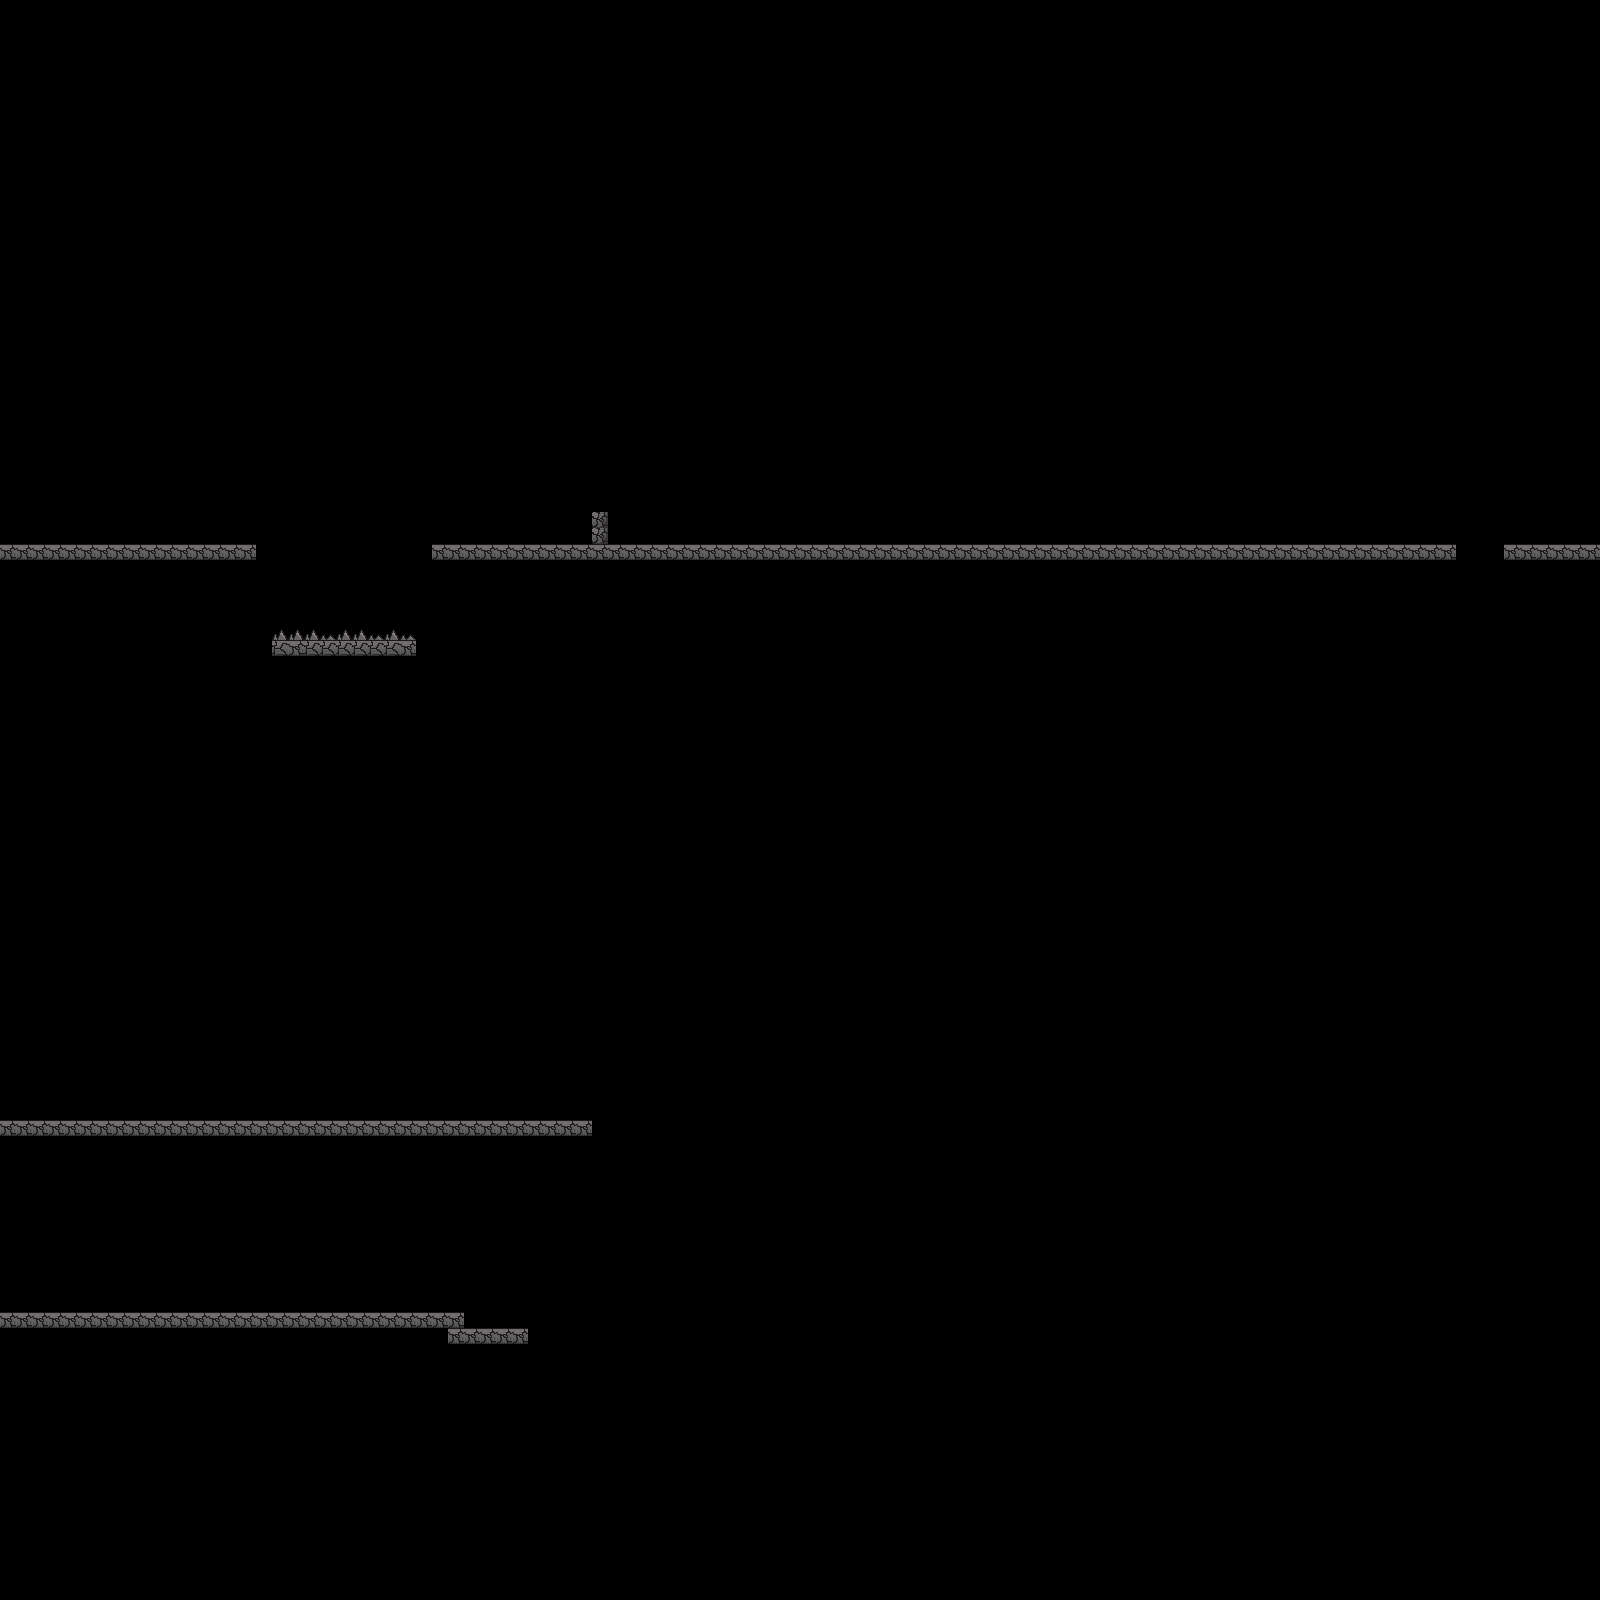

This is a level from a 2D game, rendered from its Tiled map with the project's own tilesets. A one-line summary and the map file follow, with tile-layer data summarised:
An orthogonal 100x100 tile map with 16x16 px tiles, 4 tile layers (background, backgroundPar, background3, midleground) and 23 objects (7x creatureObj, 7x dynamicObj, 5x floor, 3x staticObj, wall).

<map version="1.5" tiledversion="1.7.0" orientation="orthogonal" renderorder="right-down" width="100" height="100" tilewidth="16" tileheight="16" infinite="0" nextlayerid="6" nextobjectid="46">
 <tileset firstgid="1" source="tilesetMidlegr.tsx" />
 <layer id="5" name="background" width="100" height="100">
  <data>[10000 cells, 0 non-empty, 0 distinct tile ids]</data>
 </layer>
 <layer id="3" name="backgroundPar" width="100" height="100">
  <data>[10000 cells, 0 non-empty, 0 distinct tile ids]</data>
 </layer>
 <layer id="4" name="background3" width="100" height="100">
  <data>[10000 cells, 0 non-empty, 0 distinct tile ids]</data>
 </layer>
 <layer id="1" name="midleground" width="100" height="100">
  <data>[10000 cells, 177 non-empty, 5 distinct tile ids]</data>
 </layer>
 <objectgroup id="2" name="objectsLayer">
  <object id="1" name="floor" x="432.736" y="544.749" width="1388.33" height="15.1061" />
  <object id="3" name="NewLocation" type="staticObj" x="-155" y="103.665" width="153" height="1312.67">
   <properties>
    <property name="levelBackground" value="world/area0/backgroundImage.png" />
    <property name="nextChunk" value="world/area0/level0.tmx" />
    <property name="nextLevelOffsetX" type="float" value="1" />
    <property name="nextLevelOffsetY" type="float" value="0" />
   </properties>
  </object>
  <object id="5" name="floor" x="-229.043" y="1126.75" width="1335.42" height="7.83333" />
  <object id="6" name="floor" x="-256.044" y="1392.09" width="1359.42" height="7.83333" />
  <object id="7" name="wall" x="1308.28" y="941.875" width="28.7727" height="729.584" />
  <object id="8" name="NewLocation" type="staticObj" x="1049.5" y="1599.66" width="324" height="484.67">
   <properties>
    <property name="levelBackground" value="world/area0/backgroundImage.png" />
    <property name="nextChunk" value="world/area0/level0.tmx" />
    <property name="nextLevelOffsetX" type="float" value="0" />
    <property name="nextLevelOffsetY" type="float" value="1" />
   </properties>
  </object>
  <object id="9" name="player" type="creatureObj" x="158.001" y="529.667">
   <properties>
    <property name="typeCreature" type="int" value="0" />
    <property name="typeWeapon" type="int" value="0" />
   </properties>
   <point />
  </object>
  <object id="13" name="kool-hash" type="creatureObj" x="799.333" y="518.333">
   <properties>
    <property name="typeCreature" type="int" value="6" />
    <property name="typeWeapon" type="int" value="1" />
   </properties>
   <point />
  </object>
  <object id="20" name="avr" type="creatureObj" x="652" y="520">
   <properties>
    <property name="typeCreature" type="int" value="5" />
    <property name="typeWeapon" type="int" value="0" />
   </properties>
   <point />
  </object>
  <object id="21" name="kool-hash" type="creatureObj" x="443.333" y="520">
   <properties>
    <property name="typeCreature" type="int" value="1" />
    <property name="typeWeapon" type="int" value="2" />
   </properties>
   <point />
  </object>
  <object id="22" name="goo-zoo" type="creatureObj" x="529.333" y="513.333">
   <properties>
    <property name="typeCreature" type="int" value="3" />
    <property name="typeWeapon" type="int" value="1" />
   </properties>
   <point />
  </object>
  <object id="23" name="erenu-doo" type="creatureObj" x="874.666" y="512">
   <properties>
    <property name="typeCreature" type="int" value="2" />
    <property name="typeWeapon" type="int" value="2" />
   </properties>
   <point />
  </object>
  <object id="24" name="floor" x="-31.3317" y="545.28" width="296.33" height="15.1061" />
  <object id="25" name="DeathZone" type="staticObj" x="274.439" y="631.166" width="139.955" height="19.3034">
   <properties>
    <property name="nextLevelOffsetX" type="float" value="-1" />
    <property name="nextLevelOffsetY" type="float" value="-1" />
   </properties>
  </object>
  <object id="26" name="floor" x="272.335" y="640.447" width="143.83" height="7.1061" />
  <object id="32" name="platform" type="dynamicObj" x="303.417" y="519.834" width="80.5" height="29">
   <properties>
    <property name="frameName" value="platform_s.png" />
    <property name="isCollided" type="bool" value="true" />
    <property name="typeAction" value="rotateOpositClockWise" />
   </properties>
  </object>
  <object id="33" name="platform" type="dynamicObj" x="81.75" y="392.167" width="80.5" height="29">
   <properties>
    <property name="frameName" value="platform_s.png" />
    <property name="isCollided" type="bool" value="true" />
    <property name="typeAction" value="nill" />
   </properties>
  </object>
  <object id="34" name="platform" type="dynamicObj" x="101.75" y="605.5" width="80.5" height="29">
   <properties>
    <property name="frameName" value="platform_s.png" />
    <property name="isCollided" type="bool" value="true" />
    <property name="typeAction" value="nill" />
   </properties>
  </object>
  <object id="35" name="platform" type="dynamicObj" x="188.417" y="433.5" width="80.5" height="29">
   <properties>
    <property name="frameName" value="platform_s.png" />
    <property name="isCollided" type="bool" value="true" />
    <property name="typeAction" value="rotateClockWise" />
   </properties>
  </object>
  <object id="40" name="lever" type="dynamicObj" x="223.75" y="518.167" width="23.1667" height="27">
   <properties>
    <property name="frameName" value="lever0.png" />
    <property name="isCollided" type="bool" value="false" />
    <property name="targetAction" value="rotateClockWise" />
    <property name="targetID" type="object" value="34" />
    <property name="typeAction" value="nill" />
   </properties>
  </object>
  <object id="43" name="button" type="dynamicObj" x="80.4167" y="498.5" width="23.1667" height="27">
   <properties>
    <property name="frameName" value="button_push0.png" />
    <property name="isCollided" type="bool" value="false" />
    <property name="targetAction" value="moveV" />
    <property name="targetID" type="object" value="33" />
    <property name="typeAction" value="nill" />
   </properties>
  </object>
  <object id="44" name="door" type="dynamicObj" x="186.417" y="484.167" width="23.1667" height="57">
   <properties>
    <property name="frameName" value="door_open0.png" />
    <property name="isCollided" type="bool" value="true" />
    <property name="typeAction" value="nill" />
   </properties>
  </object>
  <object id="45" name="erenu-doo" type="creatureObj" x="937.333" y="518.667">
   <properties>
    <property name="typeAI" type="int" value="1" />
    <property name="typeBehavior" value="wait" />
    <property name="typeCreature" type="int" value="5" />
    <property name="typeWeapon" type="int" value="2" />
   </properties>
   <point />
  </object>
 </objectgroup>
</map>
